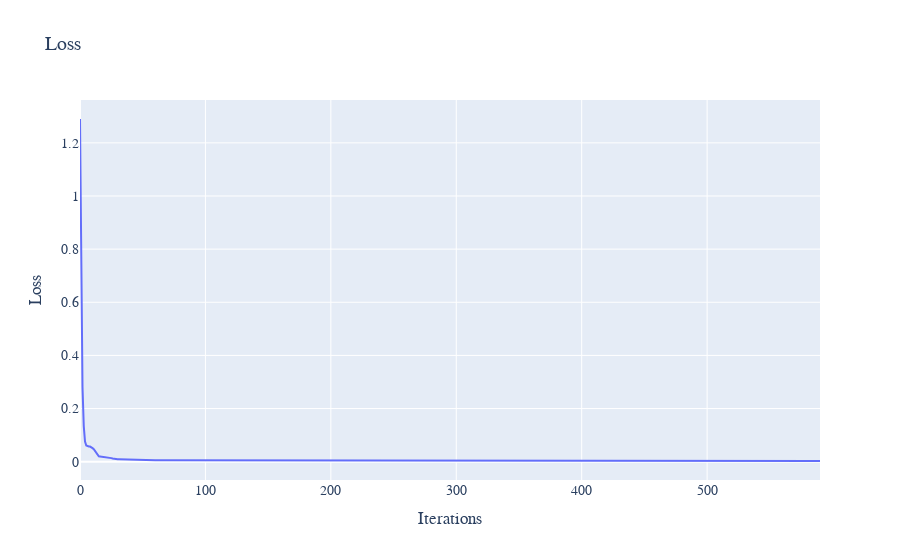

Source (notebook cell):
### Code cell
eq = OPINION()
model = HEAT_MODEL_CONFIG = {
    "hidden_dim": 64,
    "learning_rate": 5e-3,
    "loss_weights": (1, 0),
    "sampling_method": "uniform",
    "lr_decay": 0.98,
    "network_type": "FF",
    "optimiser": "Adam",
    "method": "Galerkin"
}
solver = DeepPDESolver(model, eq)
losses = list(solver.train(600))
plot_losses(losses)

### Figure 1 — Plotly figure (JSON) as saved in the notebook; plotly's stock layout.template omitted (floating-point values rounded to 4 significant figures; data arrays with more than 128 entries replaced by an {"elided": "..."} marker saying what was removed)
{"data": [{"mode": "lines", "name": "Error at x=0.1", "type": "scatter", "x": {"elided": "591 int values"}, "xaxis": "x", "y": {"elided": "591 float values"}, "yaxis": "y"}], "layout": {"font": {"family": "Courier New, monospace", "size": 14}, "title": {"text": "Loss"}, "xaxis": {"anchor": "y", "domain": [0, 1], "title": {"text": "Iterations"}}, "yaxis": {"anchor": "x", "domain": [0, 1], "title": {"text": "Loss"}}}}
